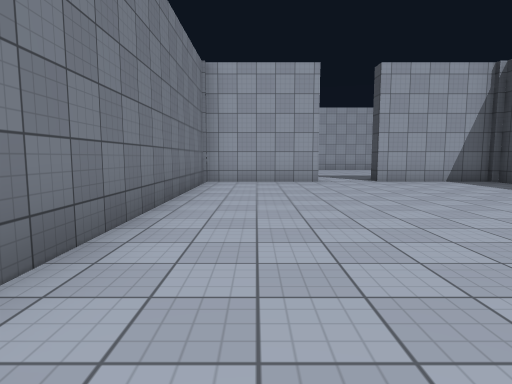
view 1 (above)

24 first-person views from a walk through a scene from a Unity 3-D project. The camera is 1.3 m above the floor, tilts 6° down and sees 75° across. The floor is counted in squares, 2 m on a side. Each view is taken from the middle of a square. On the plan, view 1 faces up. The plan holds only what a view shows up to about 10 squares ahead; the rest is blank. The place goes on beyond the plan. The player is left out. Surface patterns are stand-ins for the level's own textures.

view 2
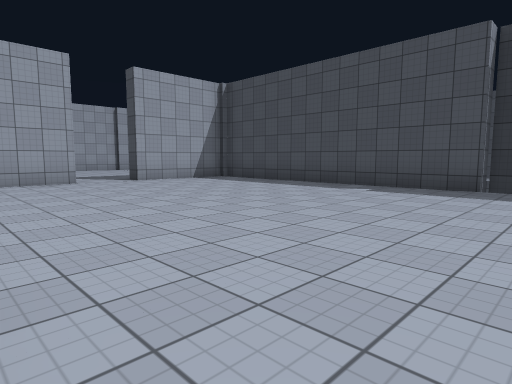

view 3
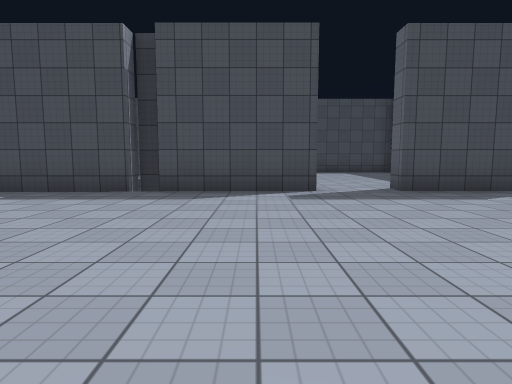

view 4
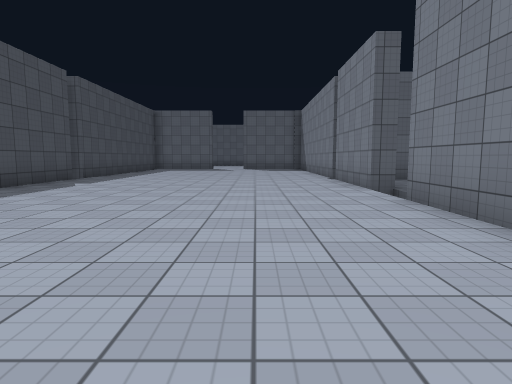

view 5
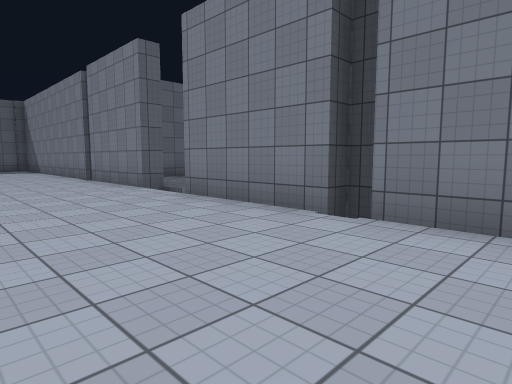

view 6
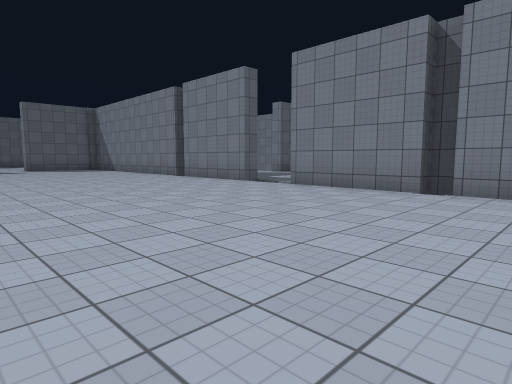

view 7
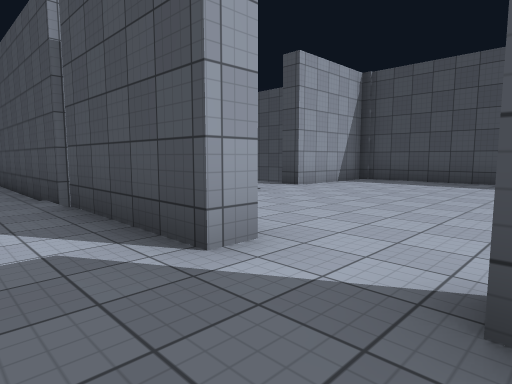

view 8
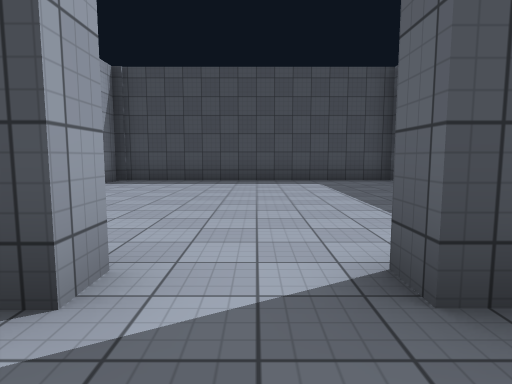

view 9
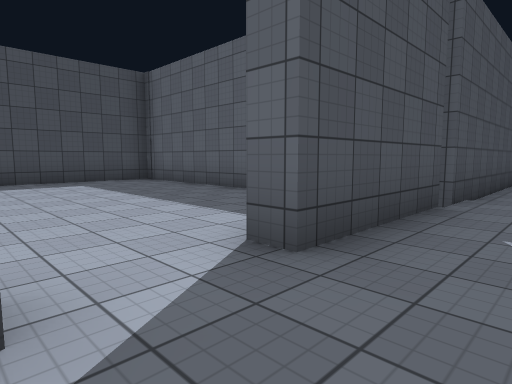

view 10
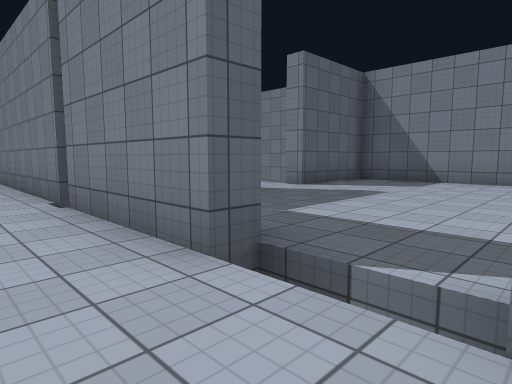

view 11
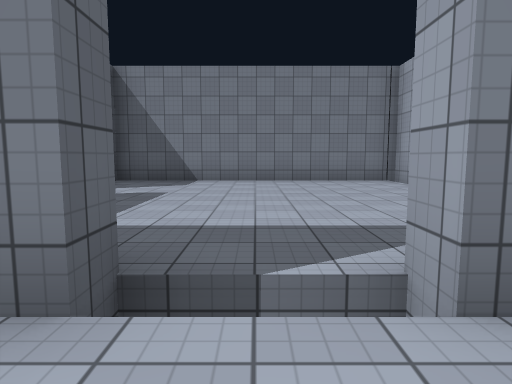

view 12
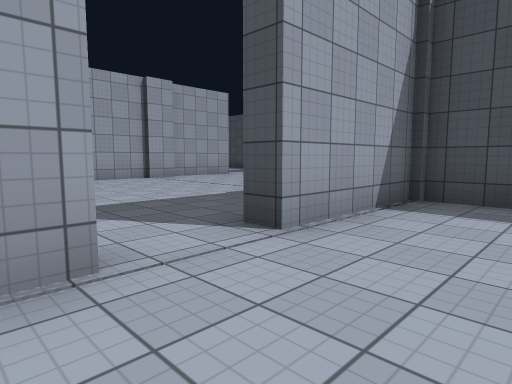

view 13
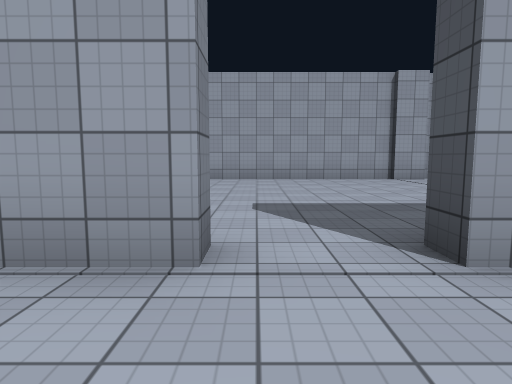

view 14
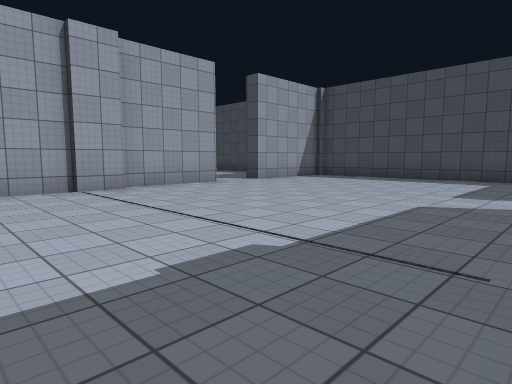

view 15
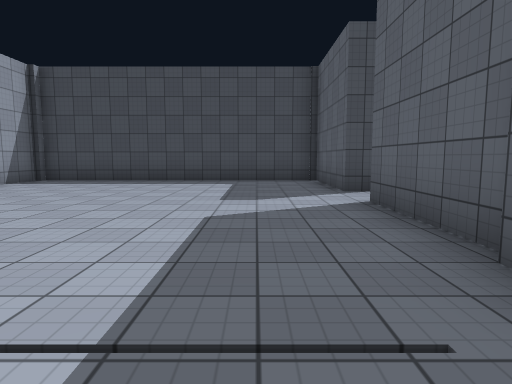

view 16
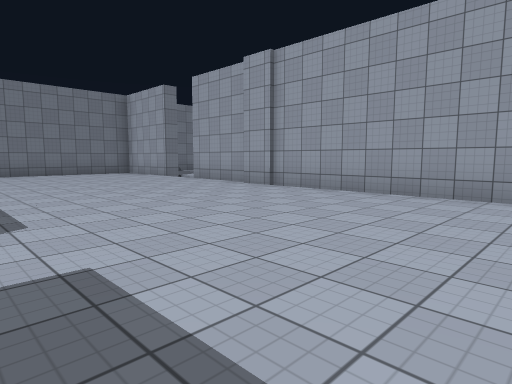

view 17
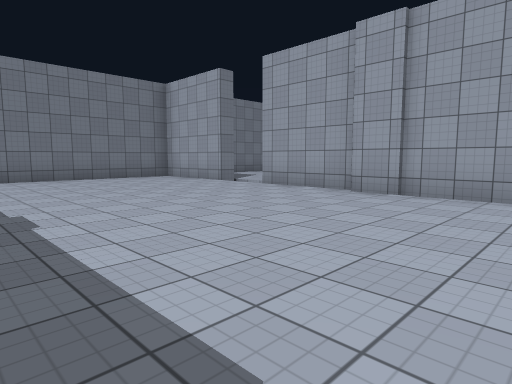

view 18
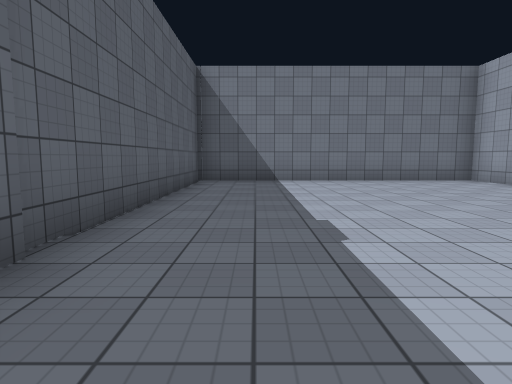

view 19
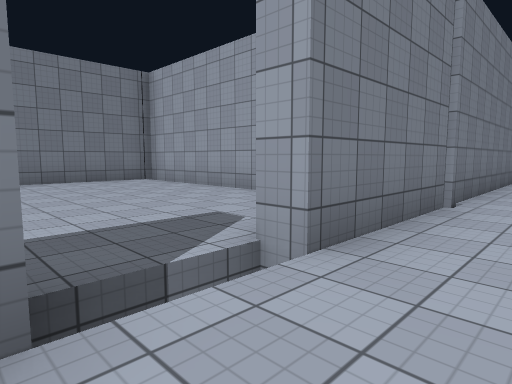

view 20
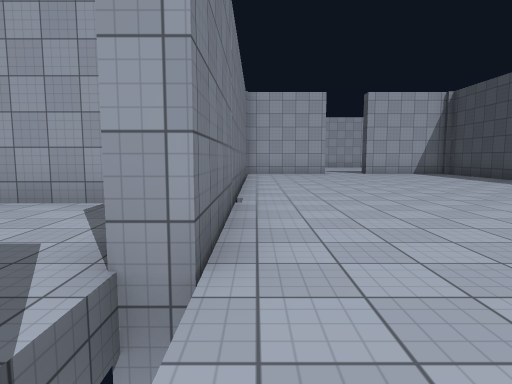

view 21
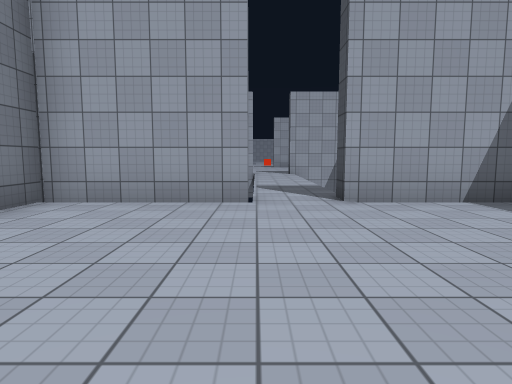

view 22
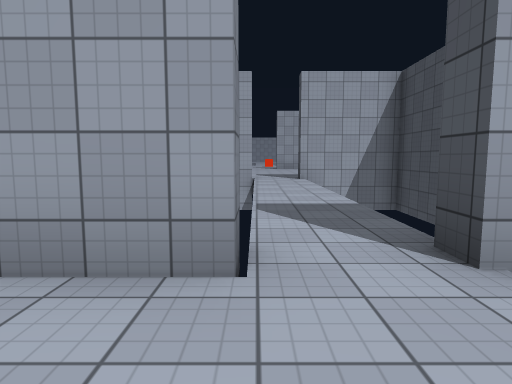

view 23
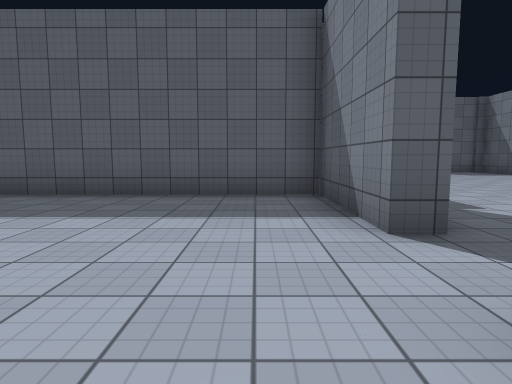

view 24
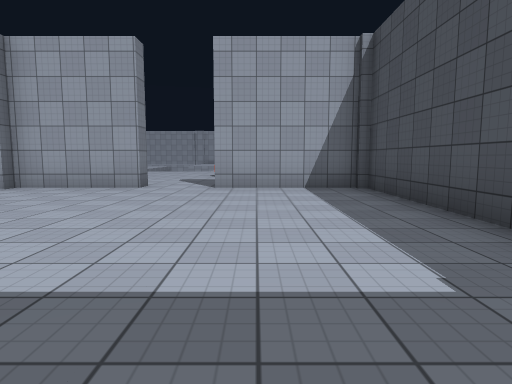

### Floor plan
Points are (right, up) in squares from view 1. A wall is a line through its corners. A room is listed if a view was taken in it or the views show most of it. See-through windows are left out.
Room 1 (views 1, 2, 3, 4, 5, 6, 7, 8, 9, 10, 11, 12, 13, 19, 20)
walls: (-1.8, 1.4) (-1.8, 0.8) (-1.2, 0.8); (6.4, -2.2) (6.4, 6.9); (-1.4, -3.8) (-1.4, -6.9); (1.7, 8.9) (-1.4, 8.9) (-1.4, -2.2); (6.4, 7.6) (6.4, 8.9) (3.2, 8.9); (6.4, -6.9) (6.4, -3.8)
ways out: opening at (2.5, 9) to room 2; opening at (6, -3) to room 3; gap at (-2, -4) to room 4; gap at (-2, -2) to room 4
Room 2 (views 14, 15, 16, 17, 18, 24)
walls: (1.7, 9.5) (1.7, 8.9); (3.2, 8.9) (3.2, 9.5); (6.1, 16.9) (-4.9, 16.9); (6.9, 9.4) (10, 9.4); (6.9, 16.7) (6, 16.7); (9.6, 16.9) (6.9, 16.9); (-6.4, 16.9) (-9.2, 16.9) (-9.2, 9.4) (-1.9, 9.4); (14.1, 8.9) (11.3, 8.9) (11.3, 9.4) (14.3, 9.4) (14.3, 16.9) (11.1, 16.9); (9.9, 1.5) (9.9, 0.9); (11.3, 0.9) (11.3, 1.5)
ways out: opening at (2.5, 9) to room 1; opening at (11, 1) to room 3; opening at (10.5, 17); gap at (-5, 17)
Room 3 (views 21, 22, 23)
walls: (9.9, 0.9) (6.9, 0.9) (6.9, 0); (6.9, -2.2) (6.4, -2.2); (6.4, -3.8) (6.9, -3.8) (6.9, -6.8) (14.3, -6.8) (14.3, 0.9) (11.3, 0.9); (6.9, 1.4) (6.4, 1.4)
ways out: opening at (6, -3) to room 1; opening at (11, 1) to room 2
Room 4 (no view inside)
walls: (-3.1, 0.9) (-9.2, 0.9) (-9.2, -6.8) (-6.4, -6.8) (-6.4, -7.4)
ways out: gap at (-2, -4) to room 1; gap at (-2, -2) to room 1

Where each view was taken, in squares from view 1:
view 1: 0 up, 0 right, facing up
view 2: 0 up, 1 left, facing up-right
view 3: 1 down, 0 right, facing right
view 4: 3 up, 1 right, facing down
view 5: 3 up, 2 right, facing down-left
view 6: 3 up, 5 right, facing down-left
view 7: 4 down, 5 right, facing up-right
view 8: 3 down, 5 right, facing right
view 9: 2 down, 5 right, facing down-right
view 10: 2 down, 0 right, facing down-left
view 11: 3 down, 0 right, facing left
view 12: 7 up, 1 right, facing up-right
view 13: 7 up, 2 right, facing up
view 14: 10 up, 4 right, facing up-right
view 15: 11 up, 5 right, facing right
view 16: 11 up, 4 right, facing up-left
view 17: 11 up, 1 right, facing up-left
view 18: 11 up, 0 right, facing left
view 19: 4 down, 0 right, facing up-left
view 20: 4 down, 1 left, facing up
view 21: 4 down, 10 right, facing up
view 22: 1 down, 10 right, facing up
view 23: 1 down, 8 right, facing down
view 24: 10 up, 12 right, facing up
